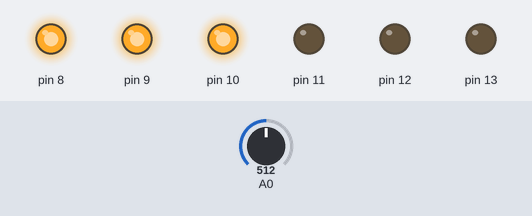
The sketch below on a simulated Arduino Uno, built with avr-gcc and run on an emulated ATmega328P. On the bench: output pins drawn as LEDs (lit = HIGH). The test bench sets the inputs (shaded band); at power-on: A0 = 512.

Above: at 1.2 s.
1.3 s: A0 set to 664
2.8 s: A0 set to 692
At 3.4 s:
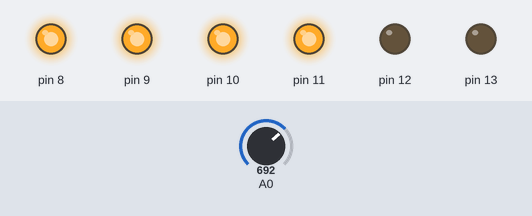
4.3 s: A0 set to 832
5.8 s: A0 set to 861
At 6.9 s:
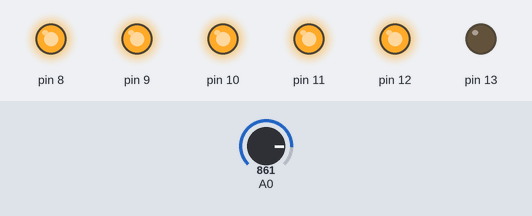
7.3 s: A0 set to 1009
8.8 s: A0 set to 1020
At 9.1 s:
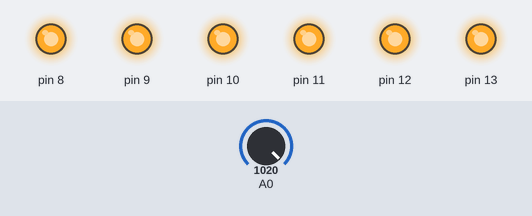
Timing chart, 0 to 11.3 s (numbered marks = the images above; inputs shaded):
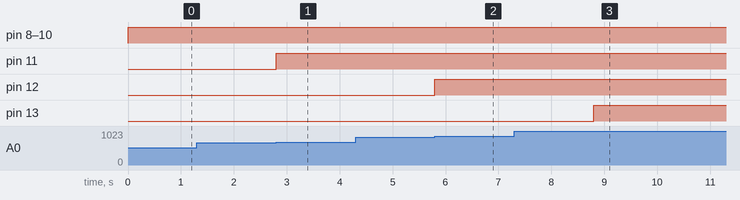

Measured:
- the behaviour switches between 679 and 680 on A0 (found by bisection; images 0 and 1)
- the behaviour switches between 849 and 850 on A0 (found by bisection; images 1 and 2)
- the behaviour switches between 1019 and 1020 on A0 (found by bisection; images 2 and 3)
- after the input at 1.3 s, every drawn part: stays the same
- after the input at 2.8 s, pin 11: LOW → HIGH at once
- after the input at 4.3 s, every drawn part: stays the same
- after the input at 5.8 s, pin 12: LOW → HIGH at once
- after the input at 7.3 s, every drawn part: stays the same
- after the input at 8.8 s, pin 13: LOW → HIGH at once

The sketch:

opdracht_15.ino
```cpp
void setup() {
  DDRB = B00111111;
  }

byte appendOne(byte b){
  // Appends a '1' to the byte 'b' and returns the result
  if(b == 0){
    b++;
  }
  else {
    b = b << 1;
    bitWrite(b, 0, 1);
  }
  return b;
}

byte intToByteLength(int i){
  // Makes a range of ones where the length == i and returns it as a byte.
  byte r = 0;
  while(i > 0){
    r = appendOne(r);
    i--;
  }
  return r;
}

void loop() {
  int z = analogRead(A0);
  int numberOfLeds = z / (1023 / 6);
  byte output = intToByteLength(numberOfLeds);
  PORTB = output;
}
```
